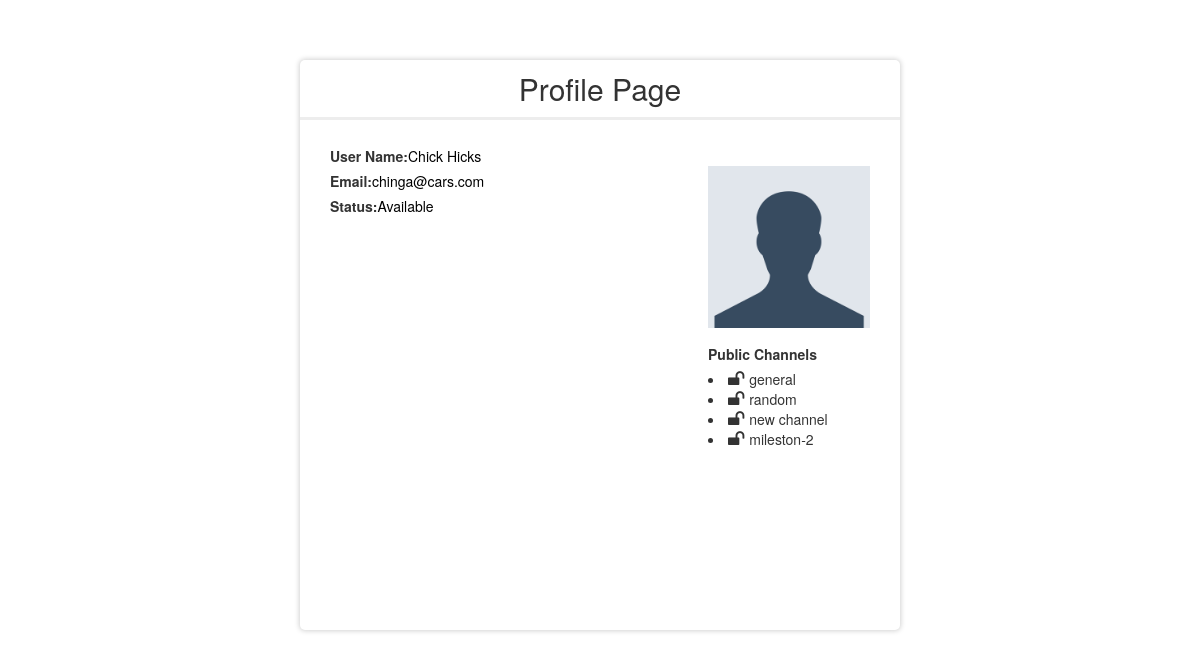
The page /userProfile.php?email=chinga@cars.com on the database its author committed.
### tables this page shows
CREATE TABLE IF NOT EXISTS `users` (
  `email` varchar(50) NOT NULL,
  `user_name` varchar(20) NOT NULL,
  `display_name` varchar(20) NOT NULL,
  `status` varchar(50) NOT NULL DEFAULT 'Available',
  `mode_id` int(10) NOT NULL DEFAULT '0',
  `display_pic` varchar(50) NOT NULL DEFAULT 'no pic',
  `description` varchar(200) NOT NULL DEFAULT 'bio',
  `password` varchar(20) NOT NULL,
  `phone_no` int(13) DEFAULT NULL,
  `skype_id` varchar(20) NOT NULL DEFAULT 'skype id',
  `timestamp` timestamp NOT NULL DEFAULT CURRENT_TIMESTAMP ON UPDATE CURRENT_TIMESTAMP
);

CREATE TABLE IF NOT EXISTS `userChannels` (
  `user_email` varchar(20) NOT NULL,
  `channel_id` int(10) NOT NULL,
  `channel_name` varchar(20) NOT NULL,
  `isPublic` tinyint(1) NOT NULL DEFAULT '0',
  `join_time` timestamp NOT NULL DEFAULT CURRENT_TIMESTAMP ON UPDATE CURRENT_TIMESTAMP,
  `starred` tinyint(1) NOT NULL DEFAULT '0'
);

### userProfile.php (the view, shortened to what this page needs)
<?php
include_once "sqlQueries.php";
?>
<!DOCTYPE html>
<html>
    <head>
        <link rel="stylesheet" type="text/css" href="./profilePage.css">
        <link rel="stylesheet" href="https://maxcdn.bootstrapcdn.com/bootstrap/3.3.7/css/bootstrap.min.css">
        <link rel="stylesheet" href="https://cdnjs.cloudflare.com/ajax/libs/font-awesome/4.7.0/css/font-awesome.min.css">
    </head>
    <body>
        <div class = "formDiv">
            <h2 >Profile Page</h2>
                <div class="container" style = "height:100%; width:95%;">
                <div class = "leftside" style="float:left;width: 70%;">
                    <label><b>User Name:</b></label><span class="profileStyle"><?php $result = getUserDetails($_GET['email']); echo $result['display_name'] ?></span><br>
                    <label><b>Email:</b></label><span class="profileStyle"><?php $result = getUserDetails($_GET['email']); echo $result['email'] ?></span><br>
                    <label><b>Status:</b></label><span class="profileStyle"><?php $result = getUserDetails($_GET['email']); echo $result['status'] ?></span><br>
                </div>
                <div class ="profilePic" style="width:30%;height:100%;float:right">
                    <img src="./assets/images/homePage.png" width="100%" height="40%" alt="Avatar" class="avatar">
                    <div class = "channels">
                        <label>Public Channels</label>
                        <?php
                            $result =getAllPublicChannels($_GET['email']);
                            echo $result
                        ?>
                    </div>
                </div>
                <div class="clearfix">
                </div>
              </div>
        </div>
    </body>
</html>

### sqlQueries.php (shortened to what this page needs)
<?php
$conn = new mysqli(DB_HOST, DB_USER, DB_PASSWORD,DB_NAME)
	OR die ('Could not connect to MySQL: '.mysql_error());
function getUserDetails($email){
	global $conn;
	$sql = "SELECT * FROM users where email= '".$email."'";
    $result = $conn->query($sql);
    $row = $result->fetch_assoc();
    return $row;
}
function getAllPublicChannels($email){
	global $conn;
	$sql = "SELECT * FROM userChannels where user_email='$email' and isPublic =0";
    $result = mysqli_query($conn, $sql);
    $string = "";
    while(($row = mysqli_fetch_assoc($result)))
	{
    	$string=$string."<li ><i style='font-size: 126%;padding-right: 3%;' class='fa'>&#xf09c;</i>".$row['channel_name']."</li>";
	}
	return $string;
}
 ?>

### profilePage.css (style rules this page uses)
.profileStyle { color:black; }
.formDiv { width: 50%; margin-left: auto; margin-right: auto; margin-top: 5%; box-shadow: 0px 0px 5px 1px lightgrey; border-radius: 5px; }
h2 { text-align: center; padding: 2%; border-bottom: 3px solid #ededed; }
.container { padding: 16px; min-height: 500px }
.channels { margin-top: 10%; }
.clearfix::after { content: ""; clear: both; display: table; }

### rows shown on the page
users: display_name "Chick Hicks", email "chinga@cars.com", status "Available"
userchannels: channel_name "general"
userchannels: channel_name "random"
userchannels: channel_name "new channel"
userchannels: channel_name "mileston-2"
